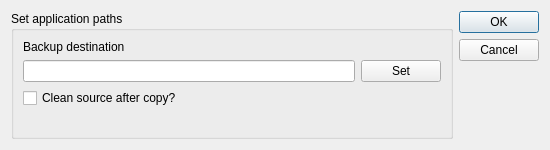
<?xml version="1.0" encoding="UTF-8"?>
<ui version="4.0">
 <class>SettingsDialog</class>
 <widget class="QDialog" name="SettingsDialog">
  <property name="windowModality">
   <enum>Qt::WindowModal</enum>
  </property>
  <property name="geometry">
   <rect>
    <x>0</x>
    <y>0</y>
    <width>550</width>
    <height>150</height>
   </rect>
  </property>
  <property name="windowTitle">
   <string>Dialog</string>
  </property>
  <property name="modal">
   <bool>true</bool>
  </property>
  <layout class="QHBoxLayout" name="horizontalLayout">
   <item>
    <widget class="QGroupBox" name="j">
     <property name="title">
      <string>Set application paths</string>
     </property>
     <layout class="QVBoxLayout" name="verticalLayout">
      <item>
       <widget class="QLabel" name="label">
        <property name="text">
         <string>Backup destination</string>
        </property>
       </widget>
      </item>
      <item>
       <layout class="QHBoxLayout" name="horizontalLayout_2">
        <item>
         <widget class="QLineEdit" name="lineEdit"/>
        </item>
        <item>
         <widget class="QPushButton" name="pushButton">
          <property name="text">
           <string>Set</string>
          </property>
         </widget>
        </item>
       </layout>
      </item>
      <item>
       <widget class="QCheckBox" name="cleanCheckBox">
        <property name="text">
         <string>Clean source after copy?</string>
        </property>
       </widget>
      </item>
      <item>
       <spacer name="verticalSpacer">
        <property name="orientation">
         <enum>Qt::Vertical</enum>
        </property>
        <property name="sizeHint" stdset="0">
         <size>
          <width>20</width>
          <height>40</height>
         </size>
        </property>
       </spacer>
      </item>
     </layout>
    </widget>
   </item>
   <item>
    <widget class="QDialogButtonBox" name="buttonBox">
     <property name="orientation">
      <enum>Qt::Vertical</enum>
     </property>
     <property name="standardButtons">
      <set>QDialogButtonBox::Cancel|QDialogButtonBox::Ok</set>
     </property>
    </widget>
   </item>
  </layout>
 </widget>
 <resources/>
 <connections>
  <connection>
   <sender>buttonBox</sender>
   <signal>accepted()</signal>
   <receiver>SettingsDialog</receiver>
   <slot>accept()</slot>
   <hints>
    <hint type="sourcelabel">
     <x>248</x>
     <y>254</y>
    </hint>
    <hint type="destinationlabel">
     <x>157</x>
     <y>274</y>
    </hint>
   </hints>
  </connection>
  <connection>
   <sender>buttonBox</sender>
   <signal>rejected()</signal>
   <receiver>SettingsDialog</receiver>
   <slot>reject()</slot>
   <hints>
    <hint type="sourcelabel">
     <x>248</x>
     <y>254</y>
    </hint>
    <hint type="destinationlabel">
     <x>157</x>
     <y>274</y>
    </hint>
   </hints>
  </connection>
 </connections>
</ui>
